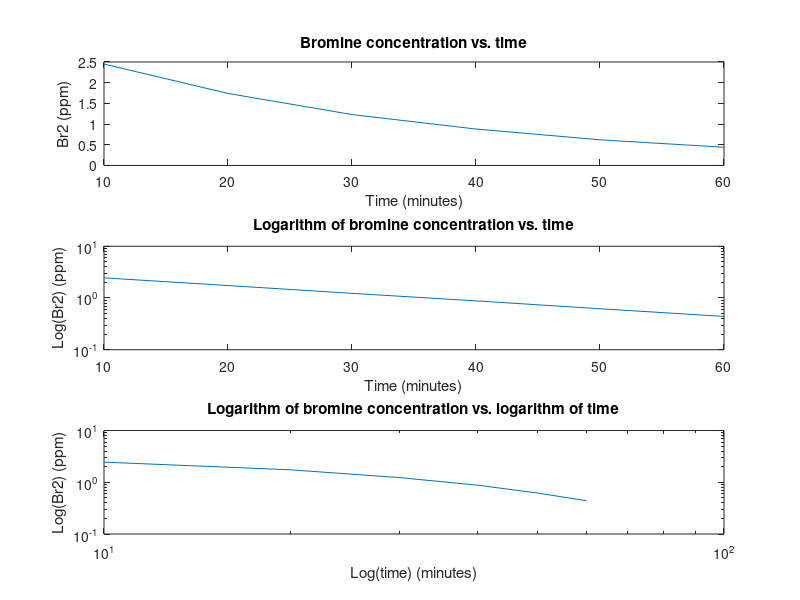

MATLAB code to generate this figure:
% Name: Logan Kramer
% Date: 2/19/20
clc;
clear all;
close all;

x = 10:10:60; % array from 10 to 60
y = [2.45 1.74 1.23 0.88 0.62 0.44]; %array of ppm
subplot(3, 1, 1);
%plot ppm vs t
plot(x, y);
%add labels
xlabel('Time (minutes)');
ylabel('Br2 (ppm)');
title('Bromine concentration vs. time');
%plot log ppm vs t
subplot(3, 1, 2);
% plot graph with log of y
semilogy(x, y);
%add labels
xlabel('Time (minutes)');
ylabel('Log(Br2) (ppm)');
title('Logarithm of bromine concentration vs. time');
%plot log ppm vs log t
subplot(3, 1, 3);
%plot graph with log of y and log of x
loglog(x, y);
%add labels
xlabel('Log(time) (minutes)');
ylabel('Log(Br2) (ppm)');
title('Logarithm of bromine concentration vs. logarithm of time');